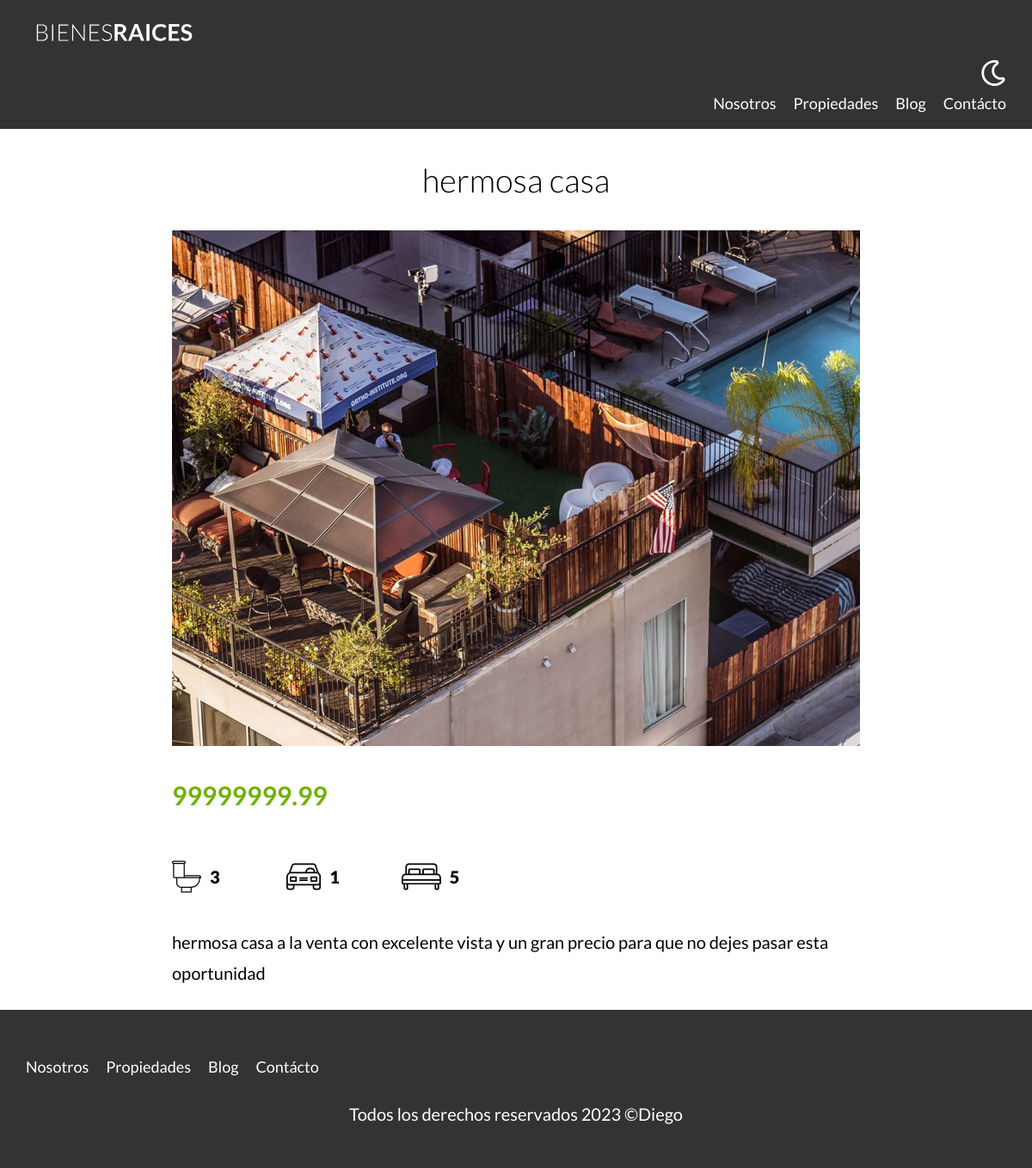
/propiedad?id=3, run on the app's committed database.
### tables this page shows
CREATE TABLE `propiedades` (
  `id` int(11) NOT NULL AUTO_INCREMENT,
  `titulo` varchar(60) DEFAULT NULL,
  `precio` decimal(10,2) DEFAULT NULL,
  `imagen` varchar(200) DEFAULT NULL,
  `descripcion` longtext DEFAULT NULL,
  `habitaciones` int(1) DEFAULT NULL,
  `wc` int(1) DEFAULT NULL,
  `estacionamiento` int(1) DEFAULT NULL,
  `creado` date DEFAULT NULL,
  `vendedorId` int(11) DEFAULT NULL,
  PRIMARY KEY (`id`),
  KEY `vendedorId` (`vendedorId`),
  CONSTRAINT `vendedorId` FOREIGN KEY (`vendedorId`) REFERENCES `vendedores` (`id`)
);

### controllers/PaginasController.php (called while the page is built, shortened)
<?php
class PaginasController{
    public static function propiedad(Router $router){
        $id = validarORedireccionar('/propiedades');
        $propiedad = Propiedad::find($id);
        $router->render('paginas/propiedad', [
            'propiedad' => $propiedad
        ]);
    }
}

### public/index.php (called while the page is built, shortened)
<?php
$router = new Router();
$router->get('/admin', [PropiedadController::class, 'index']);
$router->get('/propiedades/crear', [PropiedadController::class, 'crear']);
$router->post('/propiedades/crear', [PropiedadController::class, 'crear']);
$router->get('/propiedades/actualizar', [PropiedadController::class, 'actualizar']);
$router->post('/propiedades/actualizar', [PropiedadController::class, 'actualizar']);
$router->post('/propiedades/eliminar', [PropiedadController::class, 'eliminar']);
$router->get('/vendedores/crear', [vendedorController::class, 'crear']);
$router->post('/vendedores/crear', [vendedorController::class, 'crear']);
$router->get('/vendedores/actualizar', [vendedorController::class, 'actualizar']);
$router->post('/vendedores/actualizar', [vendedorController::class, 'actualizar']);
$router->post('/vendedores/eliminar', [vendedorController::class, 'eliminar']);
$router->get('/',[PaginasController::class, 'index']);
$router->get('/nosotros',[PaginasController::class, 'nosotros']);
$router->get('/propiedades',[PaginasController::class, 'propiedades']);
$router->get('/propiedad',[PaginasController::class, 'propiedad']);
$router->get('/blog',[PaginasController::class, 'blog']);
$router->get('/entrada',[PaginasController::class, 'entrada']);
$router->get('/contacto',[PaginasController::class, 'contacto']);
$router->post('/contacto',[PaginasController::class, 'contacto']);
$router->get('/login',[LoginController::class, 'login']);
$router->post('/login',[LoginController::class, 'login']);
$router->get('/logout',[LoginController::class, 'logout']);
$router->comprobarRutas();

### includes/funciones.php (called while the page is built, shortened)
<?php
function validarORedireccionar($url){
    $id = $_GET['id'];
    $id = filter_var($id,FILTER_VALIDATE_INT);
    return $id;
}

### models/ActiveRecord.php (called while the page is built, shortened)
<?php
class ActiveRecord{
    protected static $db;
    protected static $tabla = '';
     public static function setDB($database){
        self::$db = $database;
    }
   public static function find($id){
    $query = "SELECT * FROM " . static::$tabla . " WHERE id = ${id}";
    $resultado = self::consultarSQL($query);
    return array_shift($resultado);
    }
   public static function consultarSQL($query){
       $resultado = self::$db->query($query);
       $array = [];
       while(($registro = $resultado->fetch_assoc()) ){
           $array[] = static::crearObjeto($registro);
       }
       return $array;
   }
   protected static function crearObjeto($registro){
        $objeto = new static;
        foreach ($registro as $key => $value) {
            if (property_exists( $objeto, $key)) {
                $objeto->$key = $value;
            }
        }
        return $objeto;
   }
}

### views/paginas/propiedad.php (the view)
<main class="contenedor seccion contenido-centrado">
        <h1 data-cy="titulo-propiedad"><?php echo $propiedad->titulo; ?></h1>
            <img loading="lazy" src="../imagenes/<?php echo $propiedad->imagen; ?>" alt="imagen anuncio">
        <div class="resumen-propiedad">
            <p class="precio"><?php echo $propiedad->precio; ?></p>
            <ul class="iconos-caracteristicas">
                <li>
                    <img class="icono" src="build/img/icono_wc.svg" alt="icono wc">
                    <p><?php echo $propiedad->wc; ?></p>
                </li>
                <li>
                    <img class="icono" src="build/img/icono_estacionamiento.svg" alt="icono estacionamiento">
                    <p><?php echo $propiedad->estacionamiento; ?></p>
                </li>
                <li>
                    <img class="icono" src="build/img/icono_dormitorio.svg" alt="icono dormitorio">
                    <p><?php echo $propiedad->habitaciones; ?></p>
                </li>
            </ul>
            <p><?php echo $propiedad->descripcion; ?></p>
        </div>
    </main>

### public/build/css/app.css (style rules this page uses)
html { line-height:1.15;-webkit-text-size-adjust:100% }
body { margin:0 }
main { display:block }
h1 { font-size:2em;margin:.67em 0 }
img { border-style:none }
html { font-size:62.5%;box-sizing:border-box }
*,:after,:before { box-sizing:inherit }
body { font-family:Lato,sans-serif;font-size:1.6rem;line-height:1.8 }
p { color:#000;font-size:2rem }
.contenedor { width:95%;max-width:120rem;margin:0 auto }
img,picture { width:100%;display:block }
h1,h2,h3 { font-family:Lato,sans-serif;margin:2.5rem 0;font-weight:300;text-align:center }
h1 { font-size:3.8rem }
.seccion { margin-top:2.5rem;margin-bottom:2.5rem }
.contenido-centrado { max-width:80rem }
.icono { text-align:center }
.precio { color:#71b100;font-weight:700;font-size:3rem }
.iconos-caracteristicas { display:flex;list-style:none;padding:0;max-width:40rem }
.iconos-caracteristicas li { flex:1;display:flex }
.iconos-caracteristicas li img { flex:0 0 3rem;margin-right:1rem }
.iconos-caracteristicas li p { font-weight:900 }

### data on the page
propiedades: titulo "hermosa casa", imagen (picture), precio "99999999.99", wc "3", estacionamiento "1", habitaciones "5", descripcion "hermosa casa a la venta con excelente vista y un gran precio para que no dejes pasar esta oportunidad"
